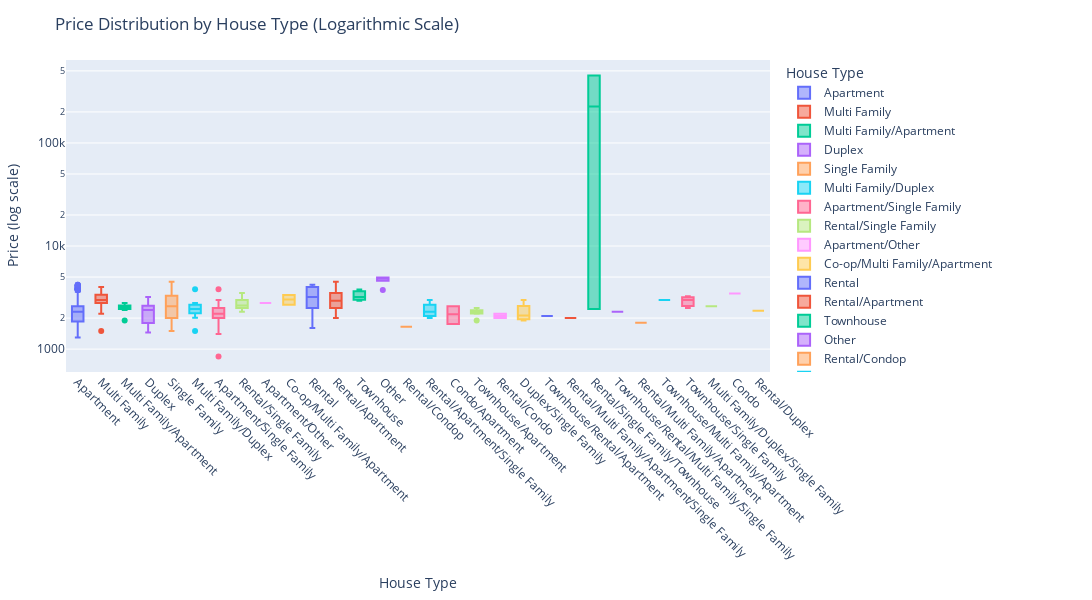

The notebook cell this image was saved under:
### Code cell
import plotly.express as px

# Optionally, group rare types or abbreviate long names here

fig = px.box(
    jamaicadf[jamaicadf["Beds"] == 3],
    x='Property Type',
    y='Price',
    color='Property Type',
    title='Price Distribution by House Type (Logarithmic Scale)',
    labels={'Property Type': 'House Type', 'Price': 'Price'},
    log_y=True,
    width=1400,  # wider plot
    height=600
)
fig.update_xaxes(tickangle=45, tickfont=dict(size=12))
fig.update_layout(
    margin=dict(l=40, r=40, t=60, b=160),
    xaxis_title='House Type',
    yaxis_title='Price (log scale)',
    showlegend=True
)
fig.show()

### Figure 1 — Plotly figure (JSON) as saved in the notebook; plotly's stock layout.template omitted (floating-point values rounded to 4 significant figures; data arrays with more than 128 entries replaced by an {"elided": "..."} marker saying what was removed)
{"data": [{"alignmentgroup": "True", "hovertemplate": "House Type=%{x}<br>Price=%{y}<extra></extra>", "legendgroup": "Apartment", "marker": {"color": "#636efa"}, "name": "Apartment", "notched": false, "offsetgroup": "Apartment", "orientation": "v", "showlegend": true, "type": "box", "x": {"elided": "753 str values"}, "x0": " ", "xaxis": "x", "y": {"elided": "753 float values"}, "y0": " ", "yaxis": "y"}, {"alignmentgroup": "True", "hovertemplate": "House Type=%{x}<br>Price=%{y}<extra></extra>", "legendgroup": "Multi Family", "marker": {"color": "#EF553B"}, "name": "Multi Family", "notched": false, "offsetgroup": "Multi Family", "orientation": "v", "showlegend": true, "type": "box", "x": ["Multi Family", "Multi Family", "Multi Family", "Multi Family", "Multi Family", "Multi Family", "Multi Family", "Multi Family", "Multi Family", "Multi Family", "Multi Family", "Multi Family", "Multi Family", "Multi Family", "Multi Family", "Multi Family", "Multi Family", "Multi Family", "Multi Family", "Multi Family", "Multi Family", "Multi Family", "Multi Family", "Multi Family", "Multi Family", "Multi Family", "Multi Family", "Multi Family", "Multi Family", "Multi Family", "Multi Family", "Multi Family"], "x0": " ", "xaxis": "x", "y": [3300.0, 3100.0, 3200.0, 3606.0, 3000.0, 3000.0, 3350.0, 2600.0, 2800.0, 3000.0, 2500.0, 2800.0, 3777.0, 3400.0, 1500.0, 3100.0, 2800.0, 3000.0, 3450.0, 2600.0, 4000.0, 3700.0, 3000.0, 2900.0, 3000.0, 3777.0, 3000.0, 3200.0, 2700.0, 3200.0, 3777.0, 2200.0], "y0": " ", "yaxis": "y"}, {"alignmentgroup": "True", "hovertemplate": "House Type=%{x}<br>Price=%{y}<extra></extra>", "legendgroup": "Multi Family/Apartment", "marker": {"color": "#00cc96"}, "name": "Multi Family/Apartment", "notched": false, "offsetgroup": "Multi Family/Apartment", "orientation": "v", "showlegend": true, "type": "box", "x": ["Multi Family/Apartment", "Multi Family/Apartment", "Multi Family/Apartment", "Multi Family/Apartment", "Multi Family/Apartment", "Multi Family/Apartment", "Multi Family/Apartment", "Multi Family/Apartment"], "x0": " ", "xaxis": "x", "y": [2800.0, 2400.0, 2700.0, 1900.0, 2600.0, 2600.0, 2500.0, 2500.0], "y0": " ", "yaxis": "y"}, {"alignmentgroup": "True", "hovertemplate": "House Type=%{x}<br>Price=%{y}<extra></extra>", "legendgroup": "Duplex", "marker": {"color": "#ab63fa"}, "name": "Duplex", "notched": false, "offsetgroup": "Duplex", "orientation": "v", "showlegend": true, "type": "box", "x": ["Duplex", "Duplex", "Duplex", "Duplex", "Duplex", "Duplex", "Duplex", "Duplex", "Duplex", "Duplex", "Duplex", "Duplex", "Duplex", "Duplex", "Duplex", "Duplex", "Duplex", "Duplex", "Duplex", "Duplex", "Duplex", "Duplex", "Duplex", "Duplex", "Duplex", "Duplex", "Duplex", "Duplex", "Duplex", "Duplex", "Duplex", "Duplex", "Duplex"], "x0": " ", "xaxis": "x", "y": [3000.0, 2750.0, 2500.0, 2500.0, 2400.0, 2500.0, 2400.0, 1600.0, 1700.0, 3000.0, 2300.0, 1800.0, 3100.0, 3000.0, 2500.0, 2600.0, 3050.0, 2400.0, 1450.0, 1800.0, 1500.0, 1850.0, 1550.0, 2500.0, 2500.0, 2037.0, 1900.0, 1750.0, 1500.0, 1500.0, 2750.0, 3200.0, 2400.0], "y0": " ", "yaxis": "y"}, {"alignmentgroup": "True", "hovertemplate": "House Type=%{x}<br>Price=%{y}<extra></extra>", "legendgroup": "Single Family", "marker": {"color": "#FFA15A"}, "name": "Single Family", "notched": false, "offsetgroup": "Single Family", "orientation": "v", "showlegend": true, "type": "box", "x": ["Single Family", "Single Family", "Single Family", "Single Family", "Single Family", "Single Family", "Single Family", "Single Family", "Single Family", "Single Family", "Single Family", "Single Family", "Single Family", "Single Family", "Single Family", "Single Family", "Single Family", "Single Family", "Single Family", "Single Family", "Single Family", "Single Family", "Single Family", "Single Family", "Single Family", "Single Family", "Single Family", "Single Family", "Single Family", "Single Family", "Single Family", "Single Family", "Single Family", "Single Family", "Single Family", "Single Family", "Single Family", "Single Family", "Single Family", "Single Family", "Single Family", "Single Family", "Single Family", "Single Family", "Single Family", "Single Family", "Single Family", "Single Family", "Single Family", "Single Family", "Single Family", "Single Family", "Single Family", "Single Family", "Single Family", "Single Family", "Single Family"], "x0": " ", "xaxis": "x", "y": [3800.0, 3400.0, 1600.0, 3500.0, 2000.0, 1800.0, 2400.0, 2200.0, 2400.0, 1900.0, 2340.0, 2500.0, 3460.0, 3300.0, 2500.0, 2800.0, 3000.0, 3400.0, 2975.0, 2700.0, 3000.0, 3000.0, 3650.0, 1650.0, 1500.0, 1600.0, 1500.0, 3495.0, 3000.0, 3500.0, 3500.0, 3000.0, 3300.0, 4000.0, 3500.0, 2500.0, 2000.0, 1750.0, 2100.0, 1700.0, 2600.0, 1800.0, 3000.0, 3300.0, 3000.0, 2700.0, 2100.0, 3200.0, 2600.0, 2200.0, 2500.0, 1600.0, 1800.0, 1600.0, 2400.0, 2650.0, 4500.0], "y0": " ", "yaxis": "y"}, {"alignmentgroup": "True", "hovertemplate": "House Type=%{x}<br>Price=%{y}<extra></extra>", "legendgroup": "Multi Family/Duplex", "marker": {"color": "#19d3f3"}, "name": "Multi Family/Duplex", "notched": false, "offsetgroup": "Multi Family/Duplex", "orientation": "v", "showlegend": true, "type": "box", "x": ["Multi Family/Duplex", "Multi Family/Duplex", "Multi Family/Duplex", "Multi Family/Duplex", "Multi Family/Duplex", "Multi Family/Duplex", "Multi Family/Duplex", "Multi Family/Duplex", "Multi Family/Duplex", "Multi Family/Duplex", "Multi Family/Duplex", "Multi Family/Duplex", "Multi Family/Duplex", "Multi Family/Duplex", "Multi Family/Duplex"], "x0": " ", "xaxis": "x", "y": [2500.0, 3800.0, 2040.0, 2800.0, 2010.0, 2200.0, 2600.0, 2450.0, 2300.0, 2300.0, 2300.0, 2700.0, 2700.0, 2800.0, 1500.0], "y0": " ", "yaxis": "y"}, {"alignmentgroup": "True", "hovertemplate": "House Type=%{x}<br>Price=%{y}<extra></extra>", "legendgroup": "Apartment/Single Family", "marker": {"color": "#FF6692"}, "name": "Apartment/Single Family", "notched": false, "offsetgroup": "Apartment/Single Family", "orientation": "v", "showlegend": true, "type": "box", "x": {"elided": "146 str values"}, "x0": " ", "xaxis": "x", "y": {"elided": "146 float values"}, "y0": " ", "yaxis": "y"}, {"alignmentgroup": "True", "hovertemplate": "House Type=%{x}<br>Price=%{y}<extra></extra>", "legendgroup": "Rental/Single Family", "marker": {"color": "#B6E880"}, "name": "Rental/Single Family", "notched": false, "offsetgroup": "Rental/Single Family", "orientation": "v", "showlegend": true, "type": "box", "x": ["Rental/Single Family", "Rental/Single Family", "Rental/Single Family", "Rental/Single Family", "Rental/Single Family", "Rental/Single Family"], "x0": " ", "xaxis": "x", "y": [3000.0, 2600.0, 2300.0, 3500.0, 2500.0, 2700.0], "y0": " ", "yaxis": "y"}, {"alignmentgroup": "True", "hovertemplate": "House Type=%{x}<br>Price=%{y}<extra></extra>", "legendgroup": "Apartment/Other", "marker": {"color": "#FF97FF"}, "name": "Apartment/Other", "notched": false, "offsetgroup": "Apartment/Other", "orientation": "v", "showlegend": true, "type": "box", "x": ["Apartment/Other"], "x0": " ", "xaxis": "x", "y": [2800.0], "y0": " ", "yaxis": "y"}, {"alignmentgroup": "True", "hovertemplate": "House Type=%{x}<br>Price=%{y}<extra></extra>", "legendgroup": "Co-op/Multi Family/Apartment", "marker": {"color": "#FECB52"}, "name": "Co-op/Multi Family/Apartment", "notched": false, "offsetgroup": "Co-op/Multi Family/Apartment", "orientation": "v", "showlegend": true, "type": "box", "x": ["Co-op/Multi Family/Apartment", "Co-op/Multi Family/Apartment"], "x0": " ", "xaxis": "x", "y": [3350.0, 2700.0], "y0": " ", "yaxis": "y"}, {"alignmentgroup": "True", "hovertemplate": "House Type=%{x}<br>Price=%{y}<extra></extra>", "legendgroup": "Rental", "marker": {"color": "#636efa"}, "name": "Rental", "notched": false, "offsetgroup": "Rental", "orientation": "v", "showlegend": true, "type": "box", "x": ["Rental", "Rental", "Rental", "Rental", "Rental", "Rental", "Rental", "Rental", "Rental", "Rental", "Rental", "Rental", "Rental", "Rental", "Rental", "Rental", "Rental", "Rental", "Rental", "Rental", "Rental", "Rental", "Rental", "Rental", "Rental", "Rental", "Rental", "Rental", "Rental", "Rental", "Rental", "Rental", "Rental", "Rental"], "x0": " ", "xaxis": "x", "y": [3300.0, 3084.0, 2800.0, 3200.0, 1600.0, 3500.0, 2750.0, 1800.0, 1800.0, 2000.0, 4200.0, 4200.0, 4200.0, 4000.0, 4000.0, 4000.0, 4200.0, 4000.0, 2600.0, 3200.0, 3400.0, 3400.0, 3400.0, 3464.0, 2700.0, 3000.0, 2300.0, 2700.0, 3500.0, 1600.0, 2000.0, 2200.0, 4000.0, 2500.0], "y0": " ", "yaxis": "y"}, {"alignmentgroup": "True", "hovertemplate": "House Type=%{x}<br>Price=%{y}<extra></extra>", "legendgroup": "Rental/Apartment", "marker": {"color": "#EF553B"}, "name": "Rental/Apartment", "notched": false, "offsetgroup": "Rental/Apartment", "orientation": "v", "showlegend": true, "type": "box", "x": ["Rental/Apartment", "Rental/Apartment", "Rental/Apartment", "Rental/Apartment", "Rental/Apartment", "Rental/Apartment", "Rental/Apartment", "Rental/Apartment", "Rental/Apartment", "Rental/Apartment", "Rental/Apartment", "Rental/Apartment", "Rental/Apartment", "Rental/Apartment", "Rental/Apartment", "Rental/Apartment", "Rental/Apartment", "Rental/Apartment", "Rental/Apartment", "Rental/Apartment", "Rental/Apartment", "Rental/Apartment", "Rental/Apartment", "Rental/Apartment", "Rental/Apartment", "Rental/Apartment", "Rental/Apartment", "Rental/Apartment", "Rental/Apartment", "Rental/Apartment"], "x0": " ", "xaxis": "x", "y": [2950.0, 2500.0, 2257.0, 2000.0, 2942.0, 3292.0, 4100.0, 3900.0, 2000.0, 3751.0, 2942.0, 3751.0, 4501.0, 4501.0, 2942.0, 3313.0, 2942.0, 3333.0, 2941.0, 2825.0, 2826.0, 2820.0, 2906.0, 3343.0, 2500.0, 2100.0, 2200.0, 3700.0, 2200.0, 3500.0], "y0": " ", "yaxis": "y"}, {"alignmentgroup": "True", "hovertemplate": "House Type=%{x}<br>Price=%{y}<extra></extra>", "legendgroup": "Townhouse", "marker": {"color": "#00cc96"}, "name": "Townhouse", "notched": false, "offsetgroup": "Townhouse", "orientation": "v", "showlegend": true, "type": "box", "x": ["Townhouse", "Townhouse", "Townhouse", "Townhouse", "Townhouse", "Townhouse", "Townhouse"], "x0": " ", "xaxis": "x", "y": [3027.0, 3200.0, 2950.0, 3700.0, 3777.0, 3000.0, 3500.0], "y0": " ", "yaxis": "y"}, {"alignmentgroup": "True", "hovertemplate": "House Type=%{x}<br>Price=%{y}<extra></extra>", "legendgroup": "Other", "marker": {"color": "#ab63fa"}, "name": "Other", "notched": false, "offsetgroup": "Other", "orientation": "v", "showlegend": true, "type": "box", "x": ["Other", "Other", "Other", "Other", "Other"], "x0": " ", "xaxis": "x", "y": [3750.0, 4900.0, 4950.0, 4950.0, 4900.0], "y0": " ", "yaxis": "y"}, {"alignmentgroup": "True", "hovertemplate": "House Type=%{x}<br>Price=%{y}<extra></extra>", "legendgroup": "Rental/Condop", "marker": {"color": "#FFA15A"}, "name": "Rental/Condop", "notched": false, "offsetgroup": "Rental/Condop", "orientation": "v", "showlegend": true, "type": "box", "x": ["Rental/Condop"], "x0": " ", "xaxis": "x", "y": [1650.0], "y0": " ", "yaxis": "y"}, {"alignmentgroup": "True", "hovertemplate": "House Type=%{x}<br>Price=%{y}<extra></extra>", "legendgroup": "Rental/Apartment/Single Family", "marker": {"color": "#19d3f3"}, "name": "Rental/Apartment/Single Family", "notched": false, "offsetgroup": "Rental/Apartment/Single Family", "orientation": "v", "showlegend": true, "type": "box", "x": ["Rental/Apartment/Single Family", "Rental/Apartment/Single Family", "Rental/Apartment/Single Family", "Rental/Apartment/Single Family"], "x0": " ", "xaxis": "x", "y": [3000.0, 2000.0, 2200.0, 2400.0], "y0": " ", "yaxis": "y"}, {"alignmentgroup": "True", "hovertemplate": "House Type=%{x}<br>Price=%{y}<extra></extra>", "legendgroup": "Condo/Apartment", "marker": {"color": "#FF6692"}, "name": "Condo/Apartment", "notched": false, "offsetgroup": "Condo/Apartment", "orientation": "v", "showlegend": true, "type": "box", "x": ["Condo/Apartment", "Condo/Apartment"], "x0": " ", "xaxis": "x", "y": [2600.0, 1750.0], "y0": " ", "yaxis": "y"}, {"alignmentgroup": "True", "hovertemplate": "House Type=%{x}<br>Price=%{y}<extra></extra>", "legendgroup": "Townhouse/Apartment", "marker": {"color": "#B6E880"}, "name": "Townhouse/Apartment", "notched": false, "offsetgroup": "Townhouse/Apartment", "orientation": "v", "showlegend": true, "type": "box", "x": ["Townhouse/Apartment", "Townhouse/Apartment", "Townhouse/Apartment", "Townhouse/Apartment", "Townhouse/Apartment", "Townhouse/Apartment", "Townhouse/Apartment"], "x0": " ", "xaxis": "x", "y": [2300.0, 1900.0, 2200.0, 2250.0, 2350.0, 2400.0, 2500.0], "y0": " ", "yaxis": "y"}, {"alignmentgroup": "True", "hovertemplate": "House Type=%{x}<br>Price=%{y}<extra></extra>", "legendgroup": "Rental/Condo", "marker": {"color": "#FF97FF"}, "name": "Rental/Condo", "notched": false, "offsetgroup": "Rental/Condo", "orientation": "v", "showlegend": true, "type": "box", "x": ["Rental/Condo", "Rental/Condo"], "x0": " ", "xaxis": "x", "y": [2000.0, 2200.0], "y0": " ", "yaxis": "y"}, {"alignmentgroup": "True", "hovertemplate": "House Type=%{x}<br>Price=%{y}<extra></extra>", "legendgroup": "Duplex/Single Family", "marker": {"color": "#FECB52"}, "name": "Duplex/Single Family", "notched": false, "offsetgroup": "Duplex/Single Family", "orientation": "v", "showlegend": true, "type": "box", "x": ["Duplex/Single Family", "Duplex/Single Family", "Duplex/Single Family", "Duplex/Single Family"], "x0": " ", "xaxis": "x", "y": [2000.0, 1900.0, 2250.0, 3000.0], "y0": " ", "yaxis": "y"}, {"alignmentgroup": "True", "hovertemplate": "House Type=%{x}<br>Price=%{y}<extra></extra>", "legendgroup": "Townhouse/Rental/Apartment", "marker": {"color": "#636efa"}, "name": "Townhouse/Rental/Apartment", "notched": false, "offsetgroup": "Townhouse/Rental/Apartment", "orientation": "v", "showlegend": true, "type": "box", "x": ["Townhouse/Rental/Apartment"], "x0": " ", "xaxis": "x", "y": [2100.0], "y0": " ", "yaxis": "y"}, {"alignmentgroup": "True", "hovertemplate": "House Type=%{x}<br>Price=%{y}<extra></extra>", "legendgroup": "Rental/Multi Family/Apartment/Single Family", "marker": {"color": "#EF553B"}, "name": "Rental/Multi Family/Apartment/Single Family", "notched": false, "offsetgroup": "Rental/Multi Family/Apartment/Single Family", "orientation": "v", "showlegend": true, "type": "box", "x": ["Rental/Multi Family/Apartment/Single Family"], "x0": " ", "xaxis": "x", "y": [2000.0], "y0": " ", "yaxis": "y"}, {"alignmentgroup": "True", "hovertemplate": "House Type=%{x}<br>Price=%{y}<extra></extra>", "legendgroup": "Rental/Single Family/Townhouse", "marker": {"color": "#00cc96"}, "name": "Rental/Single Family/Townhouse", "notched": false, "offsetgroup": "Rental/Single Family/Townhouse", "orientation": "v", "showlegend": true, "type": "box", "x": ["Rental/Single Family/Townhouse", "Rental/Single Family/Townhouse"], "x0": " ", "xaxis": "x", "y": [450000.0, 2450.0], "y0": " ", "yaxis": "y"}, {"alignmentgroup": "True", "hovertemplate": "House Type=%{x}<br>Price=%{y}<extra></extra>", "legendgroup": "Townhouse/Rental/Multi Family/Single Family", "marker": {"color": "#ab63fa"}, "name": "Townhouse/Rental/Multi Family/Single Family", "notched": false, "offsetgroup": "Townhouse/Rental/Multi Family/Single Family", "orientation": "v", "showlegend": true, "type": "box", "x": ["Townhouse/Rental/Multi Family/Single Family"], "x0": " ", "xaxis": "x", "y": [2300.0], "y0": " ", "yaxis": "y"}, {"alignmentgroup": "True", "hovertemplate": "House Type=%{x}<br>Price=%{y}<extra></extra>", "legendgroup": "Rental/Multi Family/Apartment", "marker": {"color": "#FFA15A"}, "name": "Rental/Multi Family/Apartment", "notched": false, "offsetgroup": "Rental/Multi Family/Apartment", "orientation": "v", "showlegend": true, "type": "box", "x": ["Rental/Multi Family/Apartment"], "x0": " ", "xaxis": "x", "y": [1800.0], "y0": " ", "yaxis": "y"}, {"alignmentgroup": "True", "hovertemplate": "House Type=%{x}<br>Price=%{y}<extra></extra>", "legendgroup": "Townhouse/Multi Family/Apartment", "marker": {"color": "#19d3f3"}, "name": "Townhouse/Multi Family/Apartment", "notched": false, "offsetgroup": "Townhouse/Multi Family/Apartment", "orientation": "v", "showlegend": true, "type": "box", "x": ["Townhouse/Multi Family/Apartment"], "x0": " ", "xaxis": "x", "y": [3000.0], "y0": " ", "yaxis": "y"}, {"alignmentgroup": "True", "hovertemplate": "House Type=%{x}<br>Price=%{y}<extra></extra>", "legendgroup": "Townhouse/Single Family", "marker": {"color": "#FF6692"}, "name": "Townhouse/Single Family", "notched": false, "offsetgroup": "Townhouse/Single Family", "orientation": "v", "showlegend": true, "type": "box", "x": ["Townhouse/Single Family", "Townhouse/Single Family", "Townhouse/Single Family"], "x0": " ", "xaxis": "x", "y": [3000.0, 3250.0, 2500.0], "y0": " ", "yaxis": "y"}, {"alignmentgroup": "True", "hovertemplate": "House Type=%{x}<br>Price=%{y}<extra></extra>", "legendgroup": "Multi Family/Duplex/Single Family", "marker": {"color": "#B6E880"}, "name": "Multi Family/Duplex/Single Family", "notched": false, "offsetgroup": "Multi Family/Duplex/Single Family", "orientation": "v", "showlegend": true, "type": "box", "x": ["Multi Family/Duplex/Single Family"], "x0": " ", "xaxis": "x", "y": [2600.0], "y0": " ", "yaxis": "y"}, {"alignmentgroup": "True", "hovertemplate": "House Type=%{x}<br>Price=%{y}<extra></extra>", "legendgroup": "Condo", "marker": {"color": "#FF97FF"}, "name": "Condo", "notched": false, "offsetgroup": "Condo", "orientation": "v", "showlegend": true, "type": "box", "x": ["Condo"], "x0": " ", "xaxis": "x", "y": [3464.0], "y0": " ", "yaxis": "y"}, {"alignmentgroup": "True", "hovertemplate": "House Type=%{x}<br>Price=%{y}<extra></extra>", "legendgroup": "Rental/Duplex", "marker": {"color": "#FECB52"}, "name": "Rental/Duplex", "notched": false, "offsetgroup": "Rental/Duplex", "orientation": "v", "showlegend": true, "type": "box", "x": ["Rental/Duplex"], "x0": " ", "xaxis": "x", "y": [2350.0], "y0": " ", "yaxis": "y"}], "layout": {"boxmode": "overlay", "height": 600, "legend": {"title": {"text": "House Type"}, "tracegroupgap": 0}, "margin": {"b": 160, "l": 40, "r": 40, "t": 60}, "showlegend": true, "title": {"text": "Price Distribution by House Type (Logarithmic Scale)"}, "width": 1400, "xaxis": {"anchor": "y", "categoryarray": ["Apartment", "Multi Family", "Multi Family/Apartment", "Duplex", "Single Family", "Multi Family/Duplex", "Apartment/Single Family", "Rental/Single Family", "Apartment/Other", "Co-op/Multi Family/Apartment", "Rental", "Rental/Apartment", "Townhouse", "Other", "Rental/Condop", "Rental/Apartment/Single Family", "Condo/Apartment", "Townhouse/Apartment", "Rental/Condo", "Duplex/Single Family", "Townhouse/Rental/Apartment", "Rental/Multi Family/Apartment/Single Family", "Rental/Single Family/Townhouse", "Townhouse/Rental/Multi Family/Single Family", "Rental/Multi Family/Apartment", "Townhouse/Multi Family/Apartment", "Townhouse/Single Family", "Multi Family/Duplex/Single Family", "Condo", "Rental/Duplex"], "categoryorder": "array", "domain": [0, 1], "tickangle": 45, "tickfont": {"size": 12}, "title": {"text": "House Type"}}, "yaxis": {"anchor": "x", "domain": [0, 1], "title": {"text": "Price (log scale)"}, "type": "log"}}}
